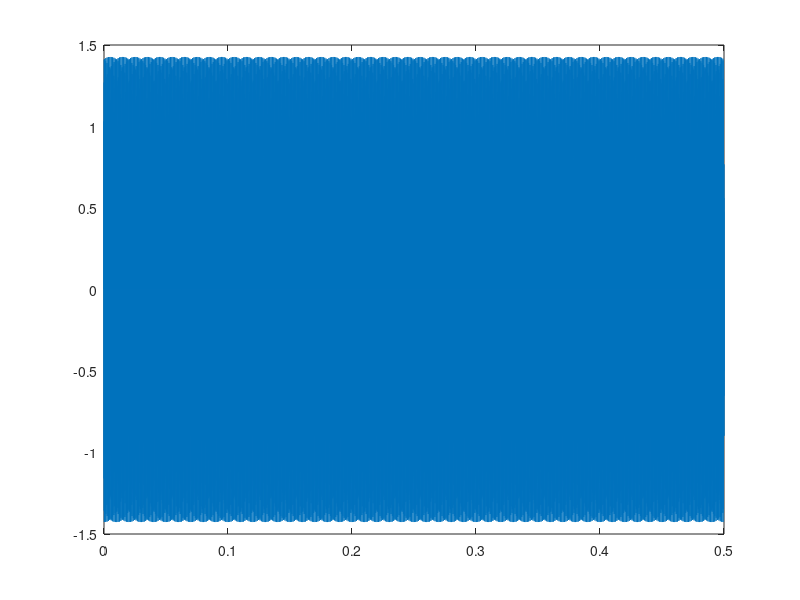
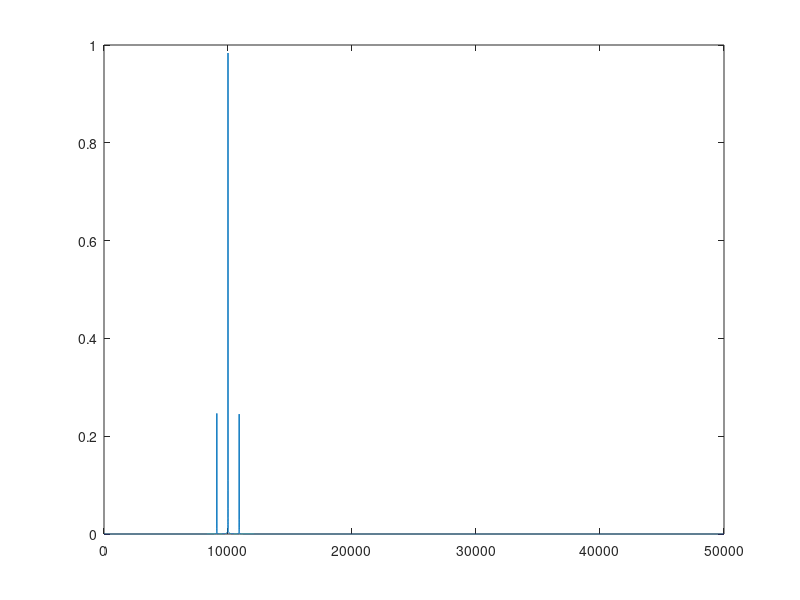
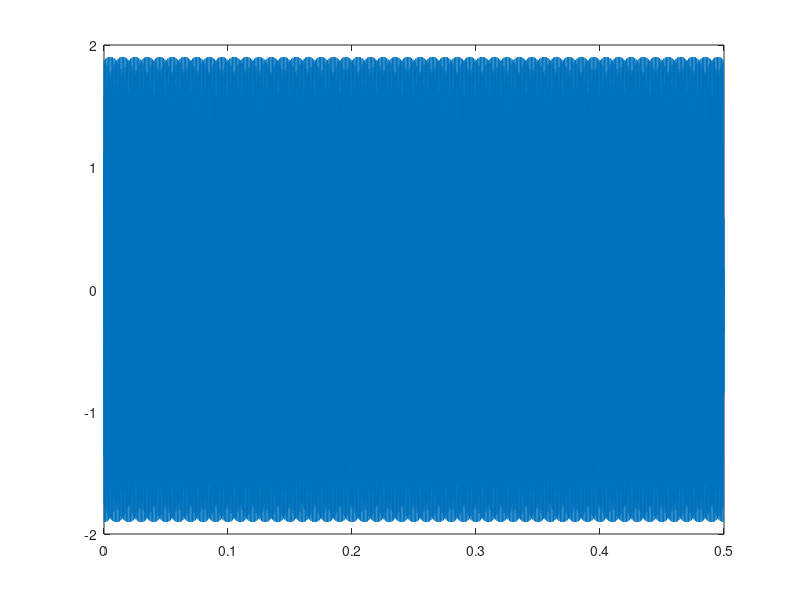
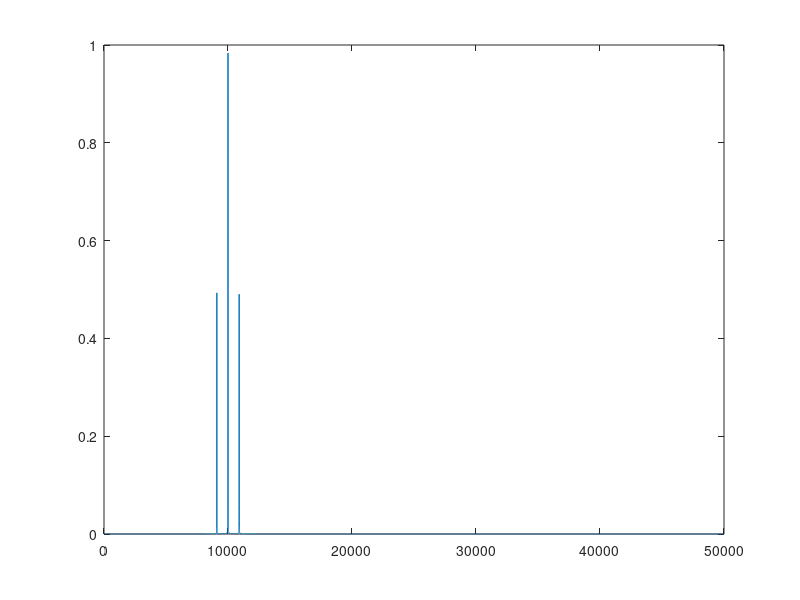

MATLAB code to generate these figures, in order:
fn = 900;
fv = 10000;
dt = 0.00001;
t = 0:dt:0.5;

s_inf = sin(2 * pi * fn * t);
s_nes = sin(2 * pi * fv * t);


m = [0.5, 1, 1.5];
for i = 1:length(m)
    A1 = 1 + m(i) * s_inf;
    s1 = A1.*sin(2 * pi * fv * t);
    figure, plot(t, s1)
    N = length(s1);
    S1 = abs(fft(s1,N)/N);
    S1_ = S1(1:N/2+1);
    S1_(2:end-1) = 2 * S1_(2:end-1);
    f = 1/dt * (0:(N/2)) / N;
    f = f';
    figure, plot(f, S1_)
end



